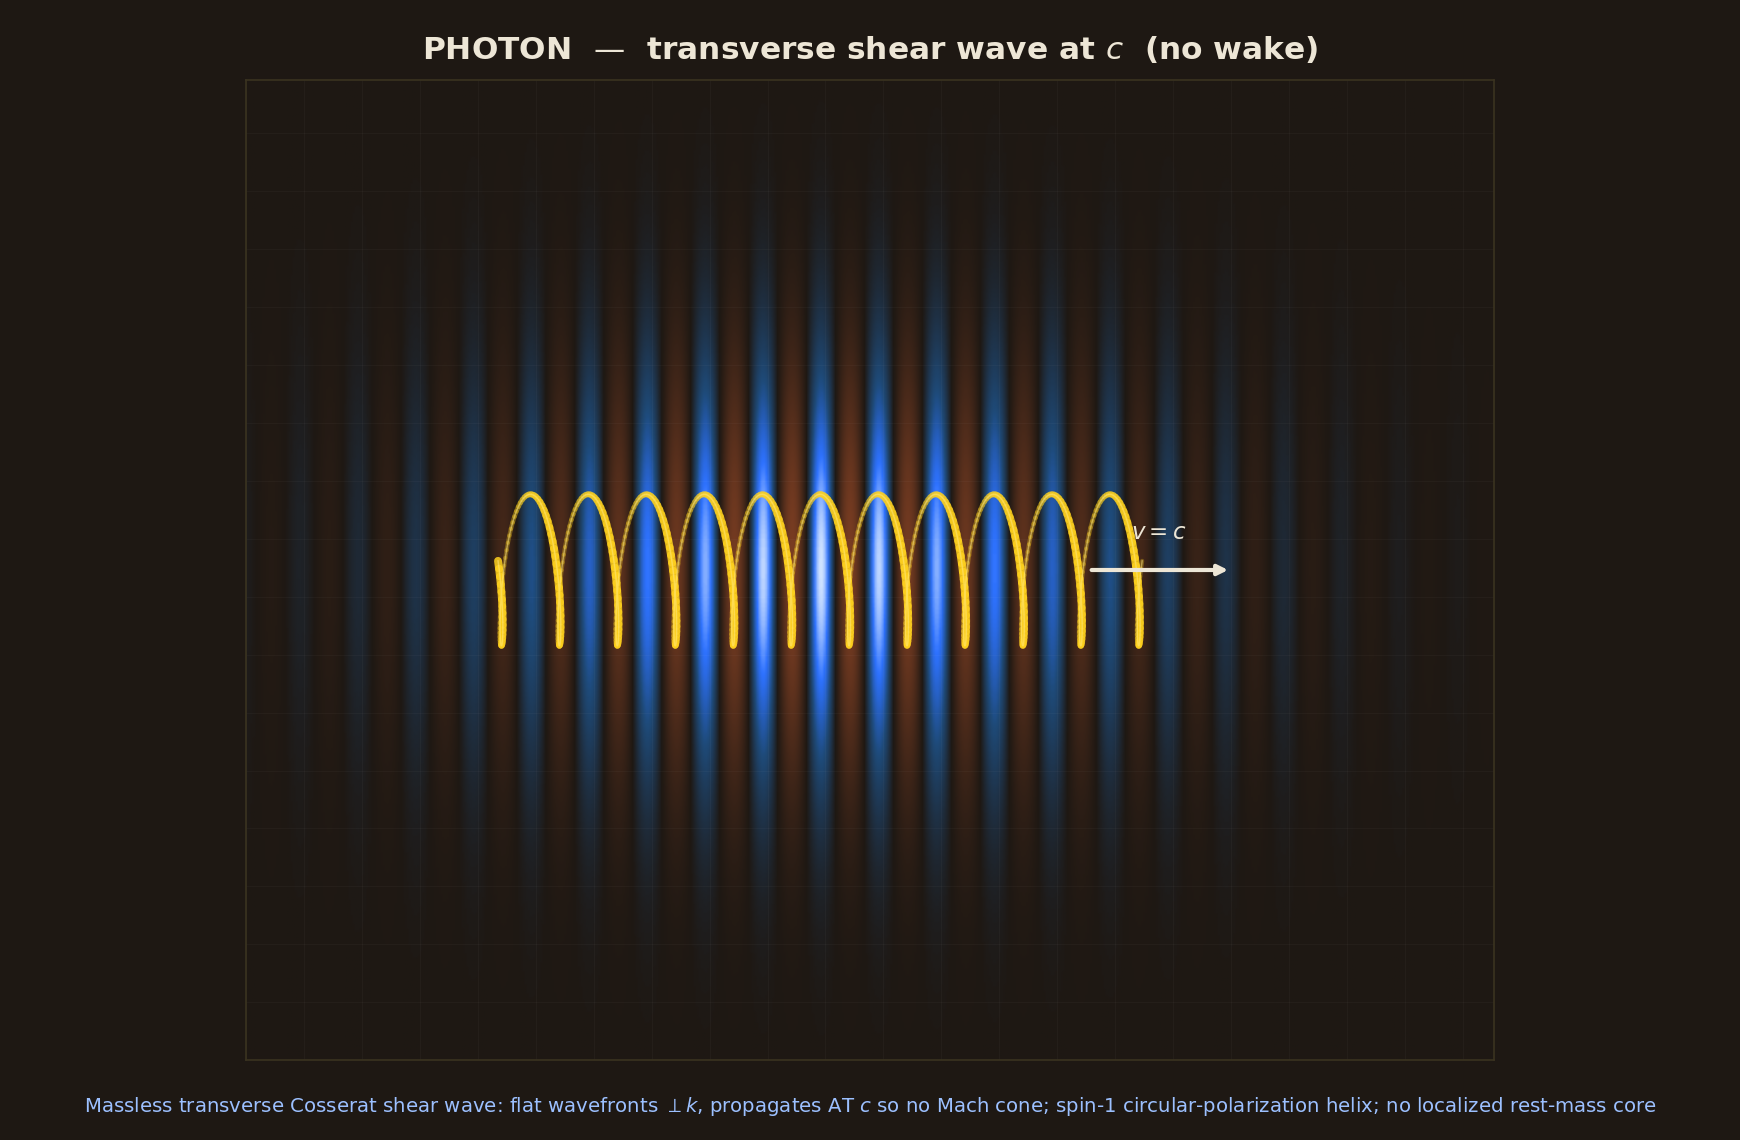

Source code (Python):
"""Photon still (to compare with the electron).  AVE photon = massless TRANSVERSE
Cosserat shear wave at c: flat wavefronts (no Mach cone), no localized core,
spin-1 circular-polarization helix.  Non-dispersive right-mover -> analytic snapshot."""
import numpy as np, matplotlib
matplotlib.use('Agg'); import matplotlib.pyplot as plt
from matplotlib.colors import LinearSegmentedColormap

NX, NY = 560, 440
xx, yy = np.mgrid[0:NX, 0:NY]
xc, yc = NX*0.46, NY/2
k = 2*np.pi/26.0                      # wavelength (de Broglie = the wavelength itself)
Lx, Ly = 150.0, 95.0                  # packet envelope (beam)
env = np.exp(-((xx-xc)/Lx)**2) * np.exp(-((yy-yc)/Ly)**2)
field = env * np.cos(k*(xx-xc))       # TRANSVERSE field; wavefronts _|_ to k (vertical), at c
A = np.clip(field/ (np.abs(field).max() or 1), -1, 1)

EARTHBG='#1E1813'; YLW='#FFD21E'; YLWLT='#FFE886'; BLUE='#2E72FF'
cmap = LinearSegmentedColormap.from_list('w',[(0,'#7A3D22'),(0.5,EARTHBG),(0.72,'#1E4A78'),(0.88,BLUE),(1,'#CFE2FF')])
fig, ax = plt.subplots(figsize=(11.6,7.6)); fig.patch.set_facecolor(EARTHBG); ax.set_facecolor(EARTHBG)
ax.imshow(A.T, origin='lower', cmap=cmap, vmin=-1, vmax=1, interpolation='bilinear', extent=[0,NX,0,NY])
for g in np.arange(0,NX+1,26): ax.axvline(g,color='white',lw=0.25,alpha=0.05)
for g in np.arange(0,NY+1,26): ax.axhline(g,color='white',lw=0.25,alpha=0.05)

# spin-1 circular-polarization HELIX (the photon's identity), pseudo-3D corkscrew
s = np.linspace(-150, 150, 700); ph = k*s*1.0
Ah = 34.0
depth = np.sin(ph); hy = yc + Ah*np.cos(ph); hx = xc + s + 5.5*depth
# draw back-to-front so the corkscrew reads 3D (dim where depth<0)
order = np.argsort(depth)
for i in range(len(s)-1):
    j = i
    al = 0.30 + 0.55*(depth[j]+1)/2
    lw = 2.0 + 1.8*(depth[j]+1)/2
    ax.plot(hx[j:j+2], hy[j:j+2], color=YLW, lw=lw, alpha=al, solid_capstyle='round')
ax.plot(hx, hy, color=YLWLT, lw=0.7, alpha=0.5)             # bright thread
# propagation: v = c arrow
ax.annotate('', xy=(xc+185, yc), xytext=(xc+120, yc),
            arrowprops=dict(arrowstyle='-|>', color='#EDE6D6', lw=2.0))
ax.text(xc+152, yc+14, '$v=c$', color='#EDE6D6', ha='center', fontsize=11)
ax.set_xlim(0,NX); ax.set_ylim(0,NY); ax.set_xticks([]); ax.set_yticks([])
ax.set_title('PHOTON  —  transverse shear wave at $c$  (no wake)', color='#EDE6D6', fontsize=15, fontweight='bold', pad=10)
fig.text(0.5,0.025,'Massless transverse Cosserat shear wave: flat wavefronts $\\perp k$, propagates AT $c$ so no Mach cone; '
         'spin-1 circular-polarization helix; no localized rest-mass core',
         ha='center', color='#9CC0FF', fontsize=9.5)
for sp in ax.spines.values(): sp.set_color('#3A3320')
plt.subplots_adjust(left=0.01,right=0.99,top=0.93,bottom=0.07)
plt.savefig('/tmp/photon_still.png', dpi=150, facecolor=EARTHBG); print('rendered photon')
